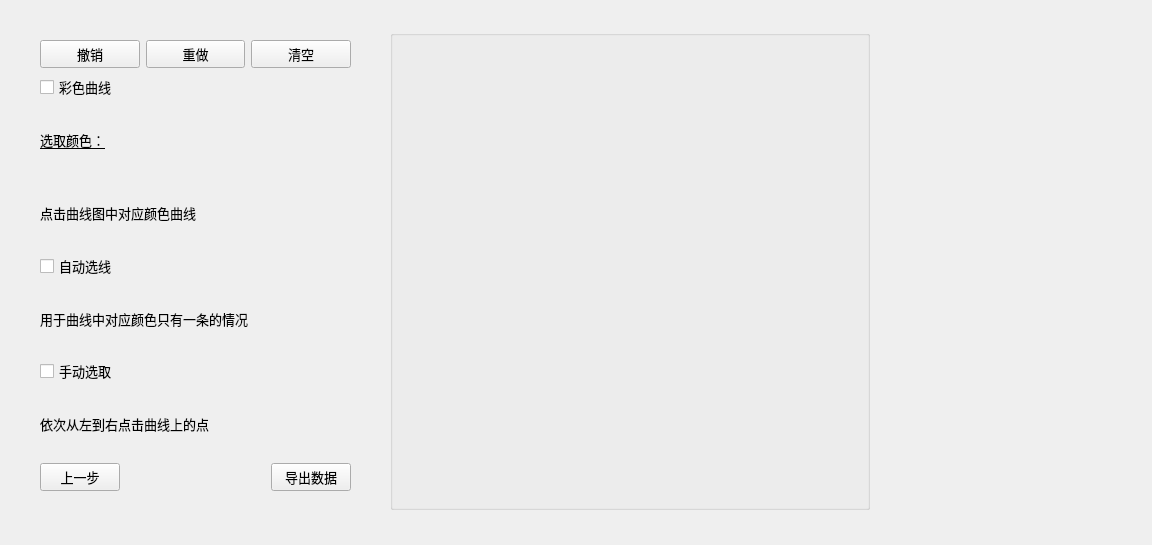
<?xml version="1.0" encoding="UTF-8"?>
<ui version="4.0">
 <class>extractcurvewindow</class>
 <widget class="QWidget" name="extractcurvewindow">
  <property name="geometry">
   <rect>
    <x>0</x>
    <y>0</y>
    <width>1152</width>
    <height>545</height>
   </rect>
  </property>
  <property name="windowTitle">
   <string>Form</string>
  </property>
  <widget class="QWidget" name="verticalLayoutWidget">
   <property name="geometry">
    <rect>
     <x>40</x>
     <y>40</y>
     <width>311</width>
     <height>451</height>
    </rect>
   </property>
   <layout class="QVBoxLayout" name="verticalLayout">
    <item>
     <layout class="QHBoxLayout" name="undoButtonsLayout">
      <item>
       <widget class="QPushButton" name="undoButton">
        <property name="font">
         <font>
          <family>微软雅黑</family>
          <pointsize>10</pointsize>
          <weight>50</weight>
          <bold>false</bold>
         </font>
        </property>
        <property name="text">
         <string>撤销</string>
        </property>
       </widget>
      </item>
      <item>
       <widget class="QPushButton" name="redoButton">
        <property name="font">
         <font>
          <family>微软雅黑</family>
          <pointsize>10</pointsize>
          <weight>50</weight>
          <bold>false</bold>
         </font>
        </property>
        <property name="text">
         <string>重做</string>
        </property>
       </widget>
      </item>
      <item>
       <widget class="QPushButton" name="resetButton">
        <property name="font">
         <font>
          <family>微软雅黑</family>
          <pointsize>10</pointsize>
          <weight>50</weight>
          <bold>false</bold>
         </font>
        </property>
        <property name="text">
         <string>清空</string>
        </property>
       </widget>
      </item>
     </layout>
    </item>
    <item>
     <layout class="QVBoxLayout" name="checkBoxLayout">
      <item>
       <widget class="QCheckBox" name="coloredCurveCheckBox">
        <property name="font">
         <font>
          <family>微软雅黑</family>
          <pointsize>10</pointsize>
         </font>
        </property>
        <property name="text">
         <string>彩色曲线</string>
        </property>
       </widget>
      </item>
      <item>
       <layout class="QHBoxLayout" name="horizontalLayout">
        <item>
         <widget class="QLabel" name="chooseColorLabel">
          <property name="font">
           <font>
            <family>微软雅黑</family>
            <pointsize>10</pointsize>
            <underline>true</underline>
           </font>
          </property>
          <property name="text">
           <string>选取颜色：</string>
          </property>
          <property name="textFormat">
           <enum>Qt::AutoText</enum>
          </property>
          <property name="wordWrap">
           <bool>false</bool>
          </property>
         </widget>
        </item>
       </layout>
      </item>
      <item>
       <widget class="QLabel" name="label_5">
        <property name="font">
         <font>
          <family>微软雅黑</family>
          <pointsize>10</pointsize>
         </font>
        </property>
        <property name="text">
         <string>点击曲线图中对应颜色曲线</string>
        </property>
        <property name="textFormat">
         <enum>Qt::AutoText</enum>
        </property>
       </widget>
      </item>
      <item>
       <widget class="QCheckBox" name="autoChooseCheckBox">
        <property name="font">
         <font>
          <family>微软雅黑</family>
          <pointsize>10</pointsize>
         </font>
        </property>
        <property name="text">
         <string>自动选线</string>
        </property>
       </widget>
      </item>
      <item>
       <widget class="QLabel" name="label_6">
        <property name="font">
         <font>
          <family>微软雅黑</family>
          <pointsize>10</pointsize>
         </font>
        </property>
        <property name="text">
         <string>用于曲线中对应颜色只有一条的情况</string>
        </property>
        <property name="textFormat">
         <enum>Qt::AutoText</enum>
        </property>
       </widget>
      </item>
      <item>
       <widget class="QCheckBox" name="manualChooseCheckBox">
        <property name="font">
         <font>
          <family>微软雅黑</family>
          <pointsize>10</pointsize>
         </font>
        </property>
        <property name="text">
         <string>手动选取</string>
        </property>
       </widget>
      </item>
      <item>
       <widget class="QLabel" name="label_7">
        <property name="font">
         <font>
          <family>微软雅黑</family>
          <pointsize>10</pointsize>
         </font>
        </property>
        <property name="text">
         <string>依次从左到右点击曲线上的点</string>
        </property>
        <property name="textFormat">
         <enum>Qt::AutoText</enum>
        </property>
       </widget>
      </item>
     </layout>
    </item>
    <item>
     <layout class="QHBoxLayout" name="doneButtonsLayout">
      <item>
       <widget class="QPushButton" name="previousPageButton">
        <property name="font">
         <font>
          <family>微软雅黑</family>
          <pointsize>10</pointsize>
          <weight>50</weight>
          <bold>false</bold>
         </font>
        </property>
        <property name="text">
         <string>上一步</string>
        </property>
       </widget>
      </item>
      <item>
       <spacer name="horizontalSpacer">
        <property name="orientation">
         <enum>Qt::Horizontal</enum>
        </property>
        <property name="sizeHint" stdset="0">
         <size>
          <width>40</width>
          <height>20</height>
         </size>
        </property>
       </spacer>
      </item>
      <item>
       <widget class="QPushButton" name="outputButton">
        <property name="font">
         <font>
          <family>微软雅黑</family>
          <pointsize>10</pointsize>
          <weight>50</weight>
          <bold>false</bold>
         </font>
        </property>
        <property name="text">
         <string>导出数据</string>
        </property>
       </widget>
      </item>
     </layout>
    </item>
   </layout>
  </widget>
  <widget class="QGroupBox" name="picDisplayGBox">
   <property name="geometry">
    <rect>
     <x>390</x>
     <y>30</y>
     <width>480</width>
     <height>480</height>
    </rect>
   </property>
   <property name="sizePolicy">
    <sizepolicy hsizetype="Preferred" vsizetype="Preferred">
     <horstretch>0</horstretch>
     <verstretch>0</verstretch>
    </sizepolicy>
   </property>
   <property name="title">
    <string/>
   </property>
   <property name="alignment">
    <set>Qt::AlignLeading|Qt::AlignLeft|Qt::AlignVCenter</set>
   </property>
   <widget class="ClickableLabel" name="picLabel">
    <property name="geometry">
     <rect>
      <x>0</x>
      <y>0</y>
      <width>480</width>
      <height>480</height>
     </rect>
    </property>
    <property name="text">
     <string/>
    </property>
    <property name="textFormat">
     <enum>Qt::RichText</enum>
    </property>
    <property name="alignment">
     <set>Qt::AlignCenter</set>
    </property>
   </widget>
  </widget>
 </widget>
 <customwidgets>
  <customwidget>
   <class>ClickableLabel</class>
   <extends>QLabel</extends>
   <header location="global">clickablelabel.h</header>
   <slots>
    <signal>clicked()</signal>
   </slots>
  </customwidget>
 </customwidgets>
 <resources/>
 <connections/>
</ui>
